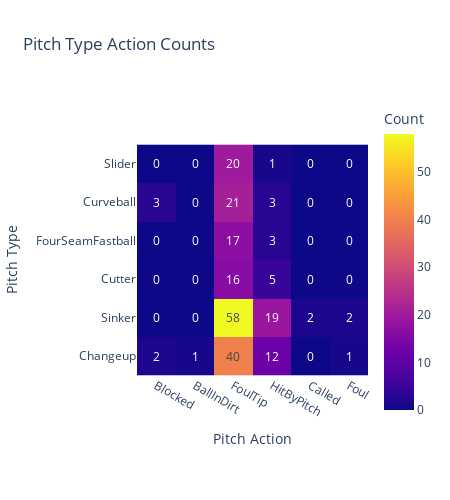

The notebook cell saved with this chart:
### Code cell
# Create a heatmap with Plotly Express
fig = px.imshow(melted_type_action_df.pivot(index='Pitch Type', columns='Pitch Action', values='Count'),
                x=melted_type_action_df['Pitch Action'].unique(),
                y=melted_type_action_df['Pitch Type'].unique(),
                labels=dict(x='Pitch Action', y='Pitch Type', color='Count'),
                title='Pitch Type Action Counts',
                width=450,
                height=500, 
                text_auto=True)

# Show the plot
fig.show()

# fig.write_image("Pitch Type Action Counts.png", engine='kaleido')

### Figure 1 — Plotly figure (JSON) as saved in the notebook; plotly's stock layout.template omitted (floating-point values rounded to 4 significant figures)
{"data": [{"coloraxis": "coloraxis", "hovertemplate": "Pitch Action: %{x}<br>Pitch Type: %{y}<br>Count: %{z}<extra></extra>", "name": "0", "texttemplate": "%{z}", "type": "heatmap", "x": ["Blocked", "BallInDirt", "FoulTip", "HitByPitch", "Called", "Foul"], "xaxis": "x", "y": ["Slider", "Curveball", "FourSeamFastball", "Cutter", "Sinker", "Changeup"], "yaxis": "y", "z": [[0, 0, 20, 1, 0, 0], [3, 0, 21, 3, 0, 0], [0, 0, 17, 3, 0, 0], [0, 0, 16, 5, 0, 0], [0, 0, 58, 19, 2, 2], [2, 1, 40, 12, 0, 1]]}], "layout": {"coloraxis": {"colorbar": {"title": {"text": "Count"}}, "colorscale": [[0, "#0d0887"], [0.1111, "#46039f"], [0.2222, "#7201a8"], [0.3333, "#9c179e"], [0.4444, "#bd3786"], [0.5556, "#d8576b"], [0.6667, "#ed7953"], [0.7778, "#fb9f3a"], [0.8889, "#fdca26"], [1, "#f0f921"]]}, "height": 500, "title": {"text": "Pitch Type Action Counts"}, "width": 450, "xaxis": {"anchor": "y", "constrain": "domain", "domain": [0, 1], "scaleanchor": "y", "title": {"text": "Pitch Action"}}, "yaxis": {"anchor": "x", "autorange": "reversed", "constrain": "domain", "domain": [0, 1], "title": {"text": "Pitch Type"}}}}
